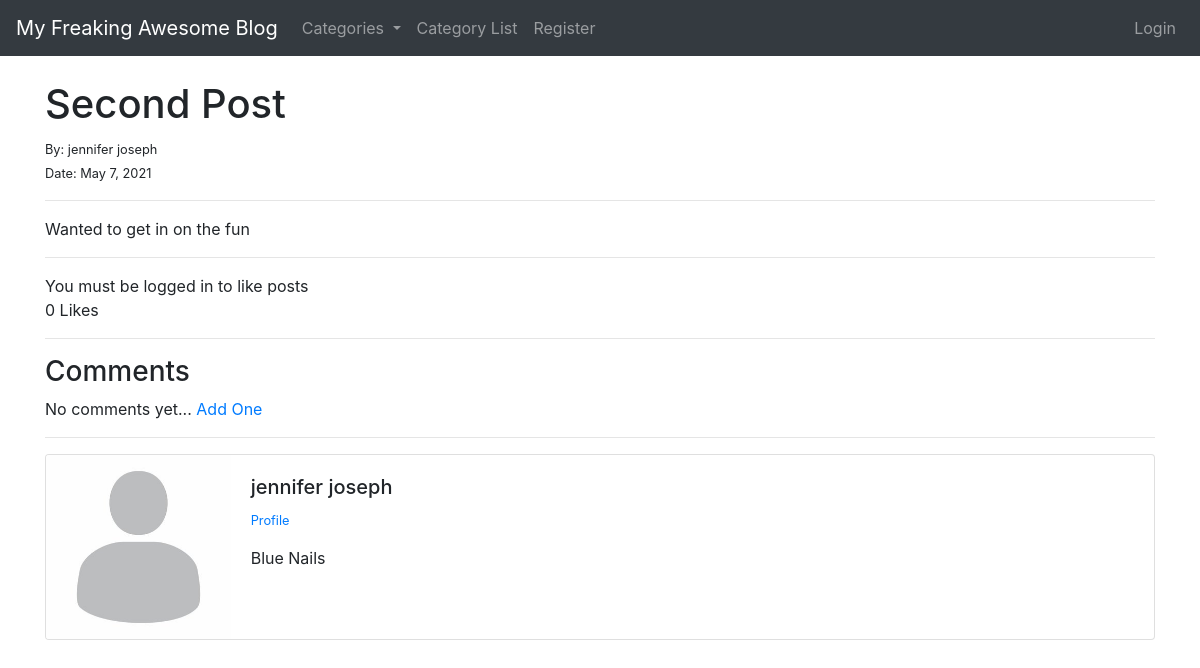
Before: /article/27 with the older database file.
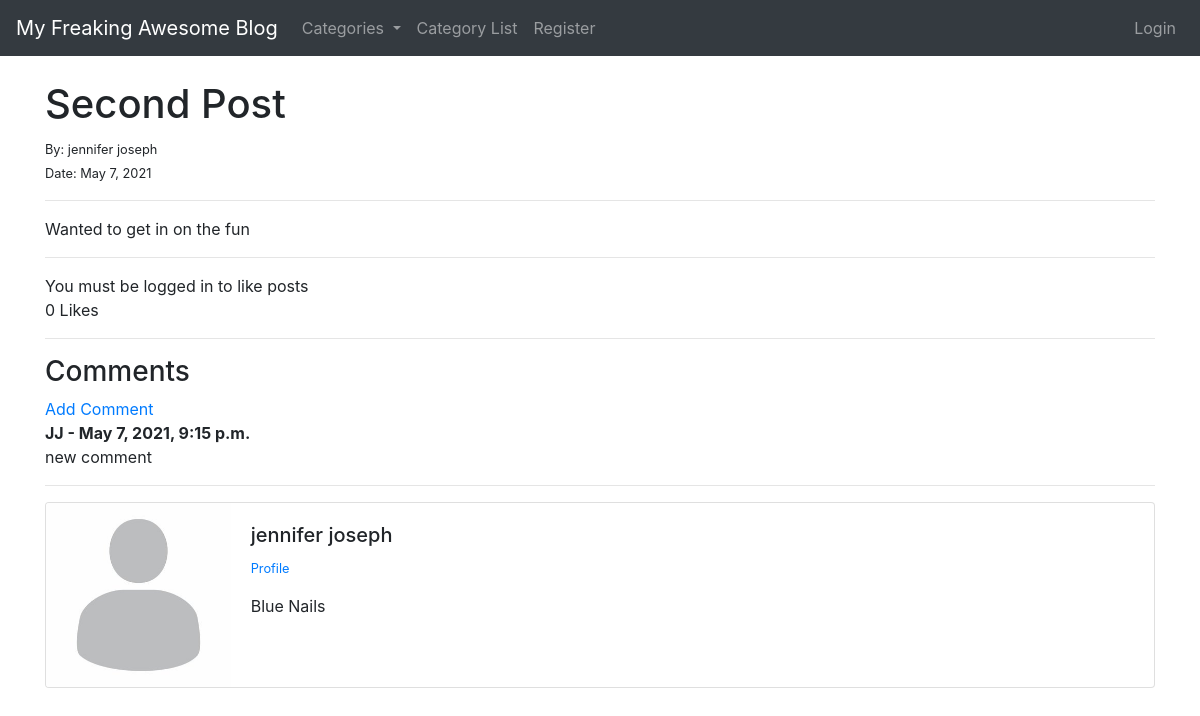
After: the same page with the newer database file.
### tutorialblog/models.py (models this page shows, shortened)
class Comment(models.Model):
    post = models.ForeignKey(Post, related_name = "comments", on_delete = models.CASCADE) # foreign key
    name = models.CharField(max_length = 255)
    body = models.TextField()
    date_added = models.DateTimeField(auto_now_add = True)

### tutorialblog/views.py (the view)
# urls.py: path('article/<int:pk>', ArticleDetailView.as_view(), name = "article-detail"),   # BIG NOTE: each blog post has its own primary key, makes every post unique
class ArticleDetailView(DetailView):
    model = Post
    template_name = 'article_details.html'
    def get_context_data(self, *args, **kwargs):
        cat_menu = Category.objects.all() # this grabs out everything in our cateogy model, namely the names and then assign it to the var
        context = super(ArticleDetailView, self).get_context_data(*args, **kwargs) # dont forget to change the super(_) for which view we are now working with
        context["cat_menu"] = cat_menu
        stuff = get_object_or_404(Post, id = self.kwargs['pk'])
        total_likes = stuff.total_likes()   # rememebr we created this total likes() function in model
        context["total_likes"] = total_likes
        liked = False
        if stuff.likes.filter(id = self.request.user.id).exists():
            liked = True
        context["liked"] = liked
        return context  # so now we can access "cat_menu" from our home page

### tutorialblog/models.py (called while the page is built)
    def __str__(self):
        return self.name #lets us see category name on the admin back end

    def total_likes(self):
        return self.likes.count()

### tutorialblog/templates/article_details.html (shortened to what this page needs)
{% extends 'base.html' %}
{% load static %}
{% block content %}
<h1>{{post.title}}</h1>
<small> By: {{post.author.first_name}} {{post.author.last_name}} </small> <br>
<small> Date: {{post.post_date}} </small>
<hr>
{{ post.body|safe }}
<hr>
<form action="{% url 'like-post' post.pk%}" method = "POST"}>
{% if user.is_authenticated %}
    {% if liked %}
        <button type = "submit", name = "post_id", value = "{{post.id}}", class = "btn btn-danger btn-sm">Unlike</button>
    {% else %}
        <button type = "submit", name = "post_id", value = "{{post.id}}", class = "btn btn-primary btn-sm">Like</button>
    {% endif %}
{% else %}
You must be logged in to like posts
{% endif %}
<br>
{{total_likes}} Likes
<hr>
</form>
<h3> Comments </h3>
{% if not post.comments.all %}
  No comments yet... <a href="{% url 'add-comment' post.pk %} "> Add One </a>
{% else %}
  <a href = "{% url 'add-comment' post.pk %} ">Add Comment</a>
  <br>
  {% for comment in post.comments.all %}
    <strong> {{ comment.name }} - {{comment.date_added}} </strong>
    <br>
    {{comment.body}}
    <br>
  {% endfor %}
{% endif %}
<hr>
<div class="card mb-3">
    <div class="row no-gutters">
      <div class="col-md-2">
          {% if post.author.profile.profile_pic %}
            <img class="card-img" src="{{post.author.profile.profile_pic.url}}" >
          {% else %}
            <img class="card-img" src= "{% static 'tutorialblog/images/default.jpg' %}" >
          {% endif %}
      </div>
      <div class="col-md-10">
        <div class="card-body">
          <h5 class="card-title">{{post.author.first_name}} {{post.author.last_name}}</h5>
          <p class="small text-muted">
            {% if post.author.profile %}
              <a href = "{% url 'show_profile_page' post.author.profile.id %}"> Profile </a>
            {% endif %}
         </p>
          <p class="card-text">{{post.author.profile.bio}}</p>
        </div>
      </div>
    </div>
  </div>
{% endblock %}

Changed rows visible on the page:
added Comment: name "JJ", date_added "May 7, 2021, 9:15 p.m.", body "new comment"
Other visible differences:
text no longer shown: "No comments yet... Add One"
text now shown: "Add Comment"
